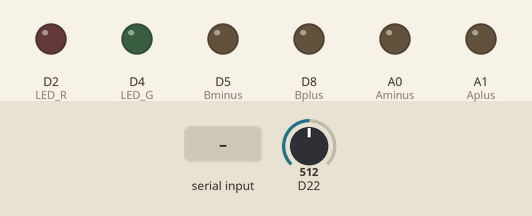
The sketch below on a simulated Arduino Zero (SAMD21). On the bench: output pins drawn as LEDs (lit = HIGH). Inputs (shaded band) come from the test bench; at power-on: D22 = 512. What the sketch prints to the serial monitor is not drawn.

Above: at 1.2 s.
1.3 s: "1" received over the second serial link
At 2.2 s:
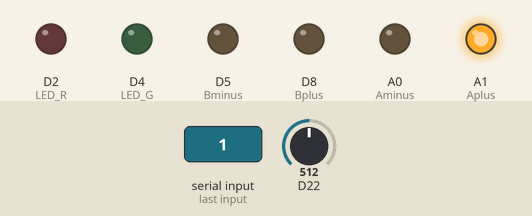
2.8 s: D22 set to 138
4.3 s: D22 set to 115
At 5.5 s:
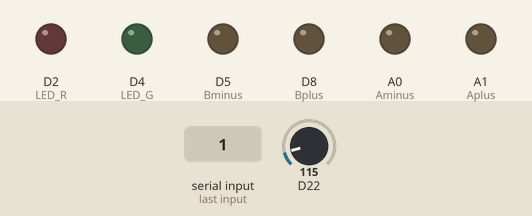
5.8 s: D22 set to 306
At 6.9 s:
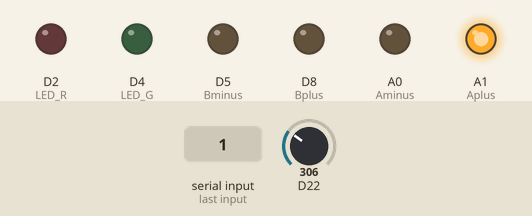
Timing chart, 0 to 8.3 s (numbered marks = the images above; inputs shaded):
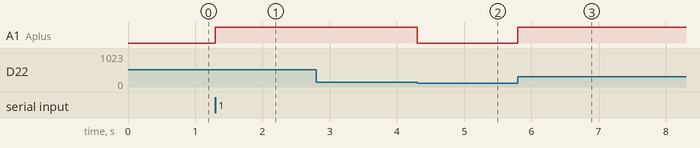

The sketch:

samd11_hbridge02.ino
```cpp
/*
Stepper program.  Input pins for direction and step.  Steps when step-pin goes high.

*/
int Aplus = 15;
int Aminus = 14;
int Bplus = 8;
int Bminus = 5;

int LED_G = 4;    //LEDs are attached to pins to give a visual indication of direction and step
int LED_R = 2;
uint8_t rec_byte = 0;         //The byte received from USART


void setup() {
  SerialUSB.begin(0);
  Serial1.begin(115200);
  pinMode(Aplus, OUTPUT);
  pinMode(Aminus, OUTPUT);
  pinMode(Bplus, OUTPUT);
  pinMode(Bminus, OUTPUT);
  pinMode(LED_G, OUTPUT);
  pinMode(LED_R, OUTPUT);
 }


void all_off() {
  digitalWrite(Aplus,LOW);
  digitalWrite(Aminus,LOW);
  digitalWrite(Bplus,LOW);
  digitalWrite(Bminus,LOW);
}

void loop() {
  while (!Serial1.available()){       //wait until serial is available.
  }

  //rec_byte =  Serial1.read();
  int pot_voltage = analogRead(8);
  analogWrite(Aplus, pot_voltage);
  Serial.println(pot_voltage);
 }
```

Measured:
- the behaviour switches between 128 and 127 on D22 (found by bisection; images 1 and 2)
- after the input at 1.3 s, A1 (Aplus): LOW → HIGH at once
- after the input at 4.3 s, A1 (Aplus): HIGH → LOW at once
- after the input at 5.8 s, A1 (Aplus): LOW → HIGH at once
